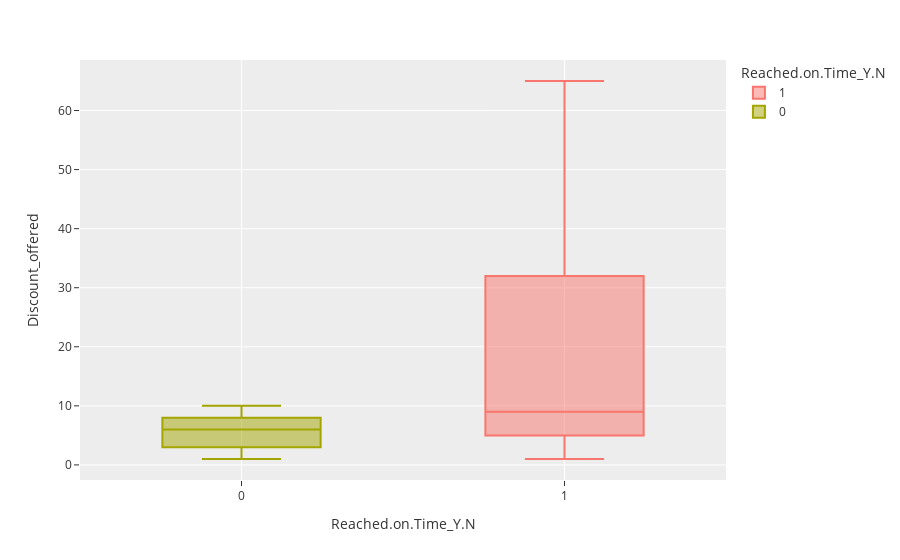

The code cell stored with this chart in its notebook:
### Code cell
# looking at the relation between discount offered and whether the product reached on time or not using boxplot

px.box(data_frame = df, x = 'Reached.on.Time_Y.N', y = 'Discount_offered', 
       color = 'Reached.on.Time_Y.N', template = 'ggplot2')

### Figure 1 — Plotly figure (JSON) as saved in the notebook; plotly's stock layout.template omitted (floating-point values rounded to 4 significant figures; data arrays with more than 128 entries replaced by an {"elided": "..."} marker saying what was removed)
{"data": [{"alignmentgroup": "True", "hovertemplate": "Reached.on.Time_Y.N=%{x}<br>Discount_offered=%{y}<extra></extra>", "legendgroup": "1", "marker": {"color": "#F8766D"}, "name": "1", "notched": false, "offsetgroup": "1", "orientation": "v", "showlegend": true, "type": "box", "x": {"elided": "6563 int values"}, "x0": " ", "xaxis": "x", "y": {"elided": "6563 int values"}, "y0": " ", "yaxis": "y"}, {"alignmentgroup": "True", "hovertemplate": "Reached.on.Time_Y.N=%{x}<br>Discount_offered=%{y}<extra></extra>", "legendgroup": "0", "marker": {"color": "#A3A500"}, "name": "0", "notched": false, "offsetgroup": "0", "orientation": "v", "showlegend": true, "type": "box", "x": {"elided": "4436 int values"}, "x0": " ", "xaxis": "x", "y": {"elided": "4436 int values"}, "y0": " ", "yaxis": "y"}], "layout": {"boxmode": "overlay", "legend": {"title": {"text": "Reached.on.Time_Y.N"}, "tracegroupgap": 0}, "margin": {"t": 60}, "xaxis": {"anchor": "y", "categoryarray": [1, 0], "categoryorder": "array", "domain": [0, 1], "title": {"text": "Reached.on.Time_Y.N"}}, "yaxis": {"anchor": "x", "domain": [0, 1], "title": {"text": "Discount_offered"}}}}
